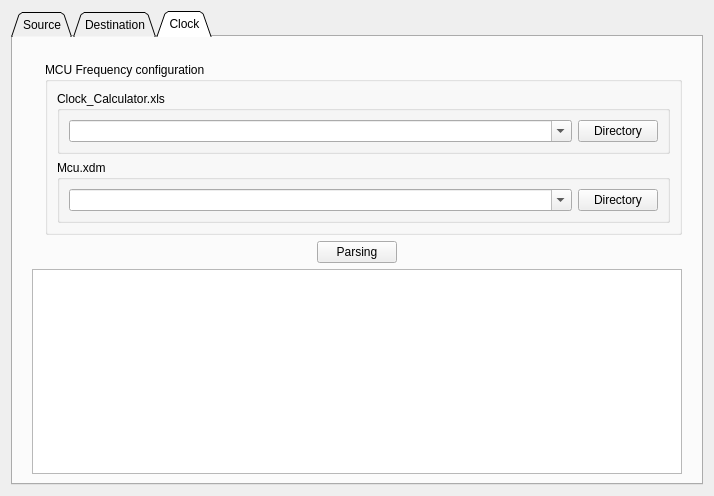
<?xml version="1.0" encoding="UTF-8"?>
<ui version="4.0">
 <class>Dialog</class>
 <widget class="QDialog" name="Dialog">
  <property name="enabled">
   <bool>true</bool>
  </property>
  <property name="geometry">
   <rect>
    <x>0</x>
    <y>0</y>
    <width>714</width>
    <height>496</height>
   </rect>
  </property>
  <property name="windowTitle">
   <string>SmartCopy V3.0.0</string>
  </property>
  <property name="windowIcon">
   <iconset>
    <normaloff>Ico/smart.ico</normaloff>Ico/smart.ico</iconset>
  </property>
  <layout class="QGridLayout" name="gridLayout_11">
   <item row="0" column="1">
    <widget class="QTabWidget" name="tabWidget">
     <property name="enabled">
      <bool>true</bool>
     </property>
     <property name="sizePolicy">
      <sizepolicy hsizetype="Preferred" vsizetype="Preferred">
       <horstretch>0</horstretch>
       <verstretch>0</verstretch>
      </sizepolicy>
     </property>
     <property name="tabShape">
      <enum>QTabWidget::Triangular</enum>
     </property>
     <property name="currentIndex">
      <number>2</number>
     </property>
     <property name="usesScrollButtons">
      <bool>true</bool>
     </property>
     <property name="tabsClosable">
      <bool>false</bool>
     </property>
     <widget class="QWidget" name="tabSource">
      <attribute name="title">
       <string>Source</string>
      </attribute>
      <layout class="QGridLayout" name="gridLayout">
       <item row="0" column="2">
        <spacer name="verticalSpacer_src1">
         <property name="orientation">
          <enum>Qt::Vertical</enum>
         </property>
         <property name="sizeType">
          <enum>QSizePolicy::Minimum</enum>
         </property>
         <property name="sizeHint" stdset="0">
          <size>
           <width>20</width>
           <height>10</height>
          </size>
         </property>
        </spacer>
       </item>
       <item row="2" column="1">
        <widget class="QTreeView" name="left_tree">
         <property name="enabled">
          <bool>true</bool>
         </property>
         <property name="sizePolicy">
          <sizepolicy hsizetype="Expanding" vsizetype="Expanding">
           <horstretch>0</horstretch>
           <verstretch>0</verstretch>
          </sizepolicy>
         </property>
         <property name="minimumSize">
          <size>
           <width>0</width>
           <height>250</height>
          </size>
         </property>
        </widget>
       </item>
       <item row="2" column="3">
        <widget class="QTreeView" name="right_tree">
         <property name="minimumSize">
          <size>
           <width>0</width>
           <height>250</height>
          </size>
         </property>
        </widget>
       </item>
       <item row="2" column="2">
        <layout class="QGridLayout" name="gridLayout_12">
         <item row="0" column="0">
          <spacer name="verticalSpacer">
           <property name="orientation">
            <enum>Qt::Vertical</enum>
           </property>
           <property name="sizeHint" stdset="0">
            <size>
             <width>20</width>
             <height>30</height>
            </size>
           </property>
          </spacer>
         </item>
         <item row="1" column="0">
          <widget class="QPushButton" name="leftright_button">
           <property name="sizePolicy">
            <sizepolicy hsizetype="Expanding" vsizetype="Maximum">
             <horstretch>0</horstretch>
             <verstretch>0</verstretch>
            </sizepolicy>
           </property>
           <property name="minimumSize">
            <size>
             <width>70</width>
             <height>0</height>
            </size>
           </property>
           <property name="maximumSize">
            <size>
             <width>70</width>
             <height>16777215</height>
            </size>
           </property>
           <property name="text">
            <string/>
           </property>
           <property name="icon">
            <iconset>
             <normaloff>Ico/config_add.gif</normaloff>Ico/config_add.gif</iconset>
           </property>
          </widget>
         </item>
         <item row="2" column="0">
          <widget class="QPushButton" name="rightleft_button">
           <property name="sizePolicy">
            <sizepolicy hsizetype="Minimum" vsizetype="Maximum">
             <horstretch>0</horstretch>
             <verstretch>0</verstretch>
            </sizepolicy>
           </property>
           <property name="minimumSize">
            <size>
             <width>70</width>
             <height>0</height>
            </size>
           </property>
           <property name="maximumSize">
            <size>
             <width>70</width>
             <height>16777215</height>
            </size>
           </property>
           <property name="text">
            <string/>
           </property>
           <property name="icon">
            <iconset>
             <normaloff>Ico/config_delete.gif</normaloff>Ico/config_delete.gif</iconset>
           </property>
          </widget>
         </item>
         <item row="3" column="0">
          <spacer name="verticalSpacer_2">
           <property name="orientation">
            <enum>Qt::Vertical</enum>
           </property>
           <property name="sizeHint" stdset="0">
            <size>
             <width>20</width>
             <height>40</height>
            </size>
           </property>
          </spacer>
         </item>
        </layout>
       </item>
       <item row="3" column="1" colspan="3">
        <widget class="QPlainTextEdit" name="progresstxt_source"/>
       </item>
       <item row="1" column="1" colspan="3">
        <widget class="QGroupBox" name="McalgroupBox">
         <property name="sizePolicy">
          <sizepolicy hsizetype="Minimum" vsizetype="Maximum">
           <horstretch>0</horstretch>
           <verstretch>0</verstretch>
          </sizepolicy>
         </property>
         <property name="minimumSize">
          <size>
           <width>600</width>
           <height>0</height>
          </size>
         </property>
         <property name="title">
          <string>MCAL Installed</string>
         </property>
         <layout class="QGridLayout" name="gridLayout_8">
          <item row="0" column="1">
           <widget class="QPushButton" name="McalDirButton">
            <property name="sizePolicy">
             <sizepolicy hsizetype="Maximum" vsizetype="Preferred">
              <horstretch>0</horstretch>
              <verstretch>0</verstretch>
             </sizepolicy>
            </property>
            <property name="text">
             <string>Directory</string>
            </property>
           </widget>
          </item>
          <item row="0" column="0">
           <widget class="QComboBox" name="McalComboBox">
            <property name="sizePolicy">
             <sizepolicy hsizetype="Preferred" vsizetype="Preferred">
              <horstretch>0</horstretch>
              <verstretch>0</verstretch>
             </sizepolicy>
            </property>
            <property name="editable">
             <bool>true</bool>
            </property>
           </widget>
          </item>
         </layout>
        </widget>
       </item>
       <item row="1" column="4" rowspan="3">
        <spacer name="horizontalSpacer_src2">
         <property name="orientation">
          <enum>Qt::Horizontal</enum>
         </property>
         <property name="sizeType">
          <enum>QSizePolicy::Minimum</enum>
         </property>
         <property name="sizeHint" stdset="0">
          <size>
           <width>10</width>
           <height>20</height>
          </size>
         </property>
        </spacer>
       </item>
       <item row="1" column="0" rowspan="3">
        <spacer name="horizontalSpacer_src1">
         <property name="orientation">
          <enum>Qt::Horizontal</enum>
         </property>
         <property name="sizeType">
          <enum>QSizePolicy::Minimum</enum>
         </property>
         <property name="sizeHint" stdset="0">
          <size>
           <width>10</width>
           <height>20</height>
          </size>
         </property>
        </spacer>
       </item>
      </layout>
     </widget>
     <widget class="QWidget" name="tabDestination">
      <attribute name="title">
       <string>Destination</string>
      </attribute>
      <layout class="QGridLayout" name="gridLayout_3">
       <item row="2" column="1" colspan="2">
        <layout class="QHBoxLayout" name="horizontalLayout">
         <property name="spacing">
          <number>6</number>
         </property>
         <item>
          <spacer name="horizontalSpacer">
           <property name="orientation">
            <enum>Qt::Horizontal</enum>
           </property>
           <property name="sizeType">
            <enum>QSizePolicy::Minimum</enum>
           </property>
           <property name="sizeHint" stdset="0">
            <size>
             <width>200</width>
             <height>20</height>
            </size>
           </property>
          </spacer>
         </item>
         <item>
          <widget class="QPushButton" name="CopyButton">
           <property name="sizePolicy">
            <sizepolicy hsizetype="Fixed" vsizetype="Fixed">
             <horstretch>75</horstretch>
             <verstretch>0</verstretch>
            </sizepolicy>
           </property>
           <property name="text">
            <string>Copy</string>
           </property>
          </widget>
         </item>
         <item>
          <spacer name="horizontalSpacer_2">
           <property name="orientation">
            <enum>Qt::Horizontal</enum>
           </property>
           <property name="sizeType">
            <enum>QSizePolicy::Minimum</enum>
           </property>
           <property name="sizeHint" stdset="0">
            <size>
             <width>200</width>
             <height>20</height>
            </size>
           </property>
          </spacer>
         </item>
        </layout>
       </item>
       <item row="3" column="1" colspan="2">
        <widget class="QPlainTextEdit" name="progresstxt_dest"/>
       </item>
       <item row="1" column="1">
        <widget class="QGroupBox" name="DestgroupBox">
         <property name="sizePolicy">
          <sizepolicy hsizetype="Minimum" vsizetype="Maximum">
           <horstretch>0</horstretch>
           <verstretch>0</verstretch>
          </sizepolicy>
         </property>
         <property name="title">
          <string>Destination</string>
         </property>
         <layout class="QVBoxLayout" name="verticalLayout_5">
          <item>
           <widget class="QGroupBox" name="groupBox">
            <property name="sizePolicy">
             <sizepolicy hsizetype="Minimum" vsizetype="Maximum">
              <horstretch>0</horstretch>
              <verstretch>0</verstretch>
             </sizepolicy>
            </property>
            <property name="title">
             <string>Compiler &quot;Include path&quot; configuration</string>
            </property>
            <layout class="QGridLayout" name="gridLayout_4">
             <item row="0" column="1">
              <widget class="QComboBox" name="ProjectComboBox">
               <property name="sizePolicy">
                <sizepolicy hsizetype="Expanding" vsizetype="Expanding">
                 <horstretch>250</horstretch>
                 <verstretch>0</verstretch>
                </sizepolicy>
               </property>
               <property name="toolTip">
                <string>&lt;html&gt;&lt;head/&gt;&lt;body&gt;&lt;p&gt;The project top folder path&lt;/p&gt;&lt;/body&gt;&lt;/html&gt;</string>
               </property>
               <property name="whatsThis">
                <string>The project top folder path</string>
               </property>
               <property name="editable">
                <bool>true</bool>
               </property>
              </widget>
             </item>
             <item row="0" column="2">
              <widget class="QPushButton" name="ProjectDirButton">
               <property name="sizePolicy">
                <sizepolicy hsizetype="Maximum" vsizetype="Expanding">
                 <horstretch>75</horstretch>
                 <verstretch>0</verstretch>
                </sizepolicy>
               </property>
               <property name="text">
                <string>Directory</string>
               </property>
              </widget>
             </item>
             <item row="0" column="0">
              <widget class="QCheckBox" name="PorjectCheckBox">
               <property name="toolTip">
                <string>&lt;html&gt;&lt;head/&gt;&lt;body&gt;&lt;p&gt;Include path which is a property of compiler will be configured by smartcopy&lt;/p&gt;&lt;/body&gt;&lt;/html&gt;</string>
               </property>
               <property name="statusTip">
                <string/>
               </property>
               <property name="whatsThis">
                <string>&lt;html&gt;&lt;head/&gt;&lt;body&gt;&lt;p&gt;Include path which is a property of compiler will be configured by smartcopy&lt;/p&gt;&lt;/body&gt;&lt;/html&gt;</string>
               </property>
               <property name="text">
                <string>Enable</string>
               </property>
               <property name="checked">
                <bool>true</bool>
               </property>
              </widget>
             </item>
            </layout>
           </widget>
          </item>
          <item>
           <widget class="QGroupBox" name="ModulegroupBox">
            <property name="sizePolicy">
             <sizepolicy hsizetype="Expanding" vsizetype="Expanding">
              <horstretch>0</horstretch>
              <verstretch>0</verstretch>
             </sizepolicy>
            </property>
            <property name="title">
             <string>Module</string>
            </property>
            <layout class="QGridLayout" name="gridLayout_6">
             <item row="0" column="0">
              <widget class="QComboBox" name="ModuleComboBox">
               <property name="sizePolicy">
                <sizepolicy hsizetype="Expanding" vsizetype="Expanding">
                 <horstretch>250</horstretch>
                 <verstretch>0</verstretch>
                </sizepolicy>
               </property>
               <property name="editable">
                <bool>true</bool>
               </property>
              </widget>
             </item>
             <item row="0" column="1">
              <widget class="QPushButton" name="ModuleDirButton">
               <property name="sizePolicy">
                <sizepolicy hsizetype="Maximum" vsizetype="Expanding">
                 <horstretch>75</horstretch>
                 <verstretch>0</verstretch>
                </sizepolicy>
               </property>
               <property name="toolTip">
                <string>&lt;html&gt;&lt;head/&gt;&lt;body&gt;&lt;p&gt;Selected BASIC MODULE, MODULELIST copy path&lt;/p&gt;&lt;/body&gt;&lt;/html&gt;</string>
               </property>
               <property name="text">
                <string>Directory</string>
               </property>
              </widget>
             </item>
            </layout>
           </widget>
          </item>
          <item>
           <widget class="QGroupBox" name="SmodulegroupBox_3">
            <property name="sizePolicy">
             <sizepolicy hsizetype="Expanding" vsizetype="Expanding">
              <horstretch>0</horstretch>
              <verstretch>0</verstretch>
             </sizepolicy>
            </property>
            <property name="title">
             <string>Integration &amp;&amp; Irq</string>
            </property>
            <layout class="QGridLayout" name="gridLayout_7">
             <item row="0" column="0">
              <widget class="QComboBox" name="SrvComboBox">
               <property name="sizePolicy">
                <sizepolicy hsizetype="Expanding" vsizetype="Expanding">
                 <horstretch>250</horstretch>
                 <verstretch>0</verstretch>
                </sizepolicy>
               </property>
               <property name="editable">
                <bool>true</bool>
               </property>
              </widget>
             </item>
             <item row="0" column="1">
              <widget class="QPushButton" name="SmoduleDirButton">
               <property name="sizePolicy">
                <sizepolicy hsizetype="Maximum" vsizetype="Expanding">
                 <horstretch>75</horstretch>
                 <verstretch>0</verstretch>
                </sizepolicy>
               </property>
               <property name="toolTip">
                <string>&lt;html&gt;&lt;head/&gt;&lt;body&gt;&lt;p&gt;Selected SERVICE MODULE copy path&lt;/p&gt;&lt;/body&gt;&lt;/html&gt;</string>
               </property>
               <property name="text">
                <string>Directory</string>
               </property>
              </widget>
             </item>
            </layout>
           </widget>
          </item>
         </layout>
        </widget>
       </item>
       <item row="0" column="1">
        <spacer name="verticalSpacer_dest1">
         <property name="orientation">
          <enum>Qt::Vertical</enum>
         </property>
         <property name="sizeType">
          <enum>QSizePolicy::Minimum</enum>
         </property>
         <property name="sizeHint" stdset="0">
          <size>
           <width>20</width>
           <height>10</height>
          </size>
         </property>
        </spacer>
       </item>
       <item row="0" column="3" rowspan="4">
        <spacer name="horizontalSpacer_dest2">
         <property name="orientation">
          <enum>Qt::Horizontal</enum>
         </property>
         <property name="sizeType">
          <enum>QSizePolicy::Minimum</enum>
         </property>
         <property name="sizeHint" stdset="0">
          <size>
           <width>10</width>
           <height>20</height>
          </size>
         </property>
        </spacer>
       </item>
       <item row="1" column="0" rowspan="3">
        <spacer name="horizontalSpacer_dest1">
         <property name="orientation">
          <enum>Qt::Horizontal</enum>
         </property>
         <property name="sizeType">
          <enum>QSizePolicy::Minimum</enum>
         </property>
         <property name="sizeHint" stdset="0">
          <size>
           <width>10</width>
           <height>20</height>
          </size>
         </property>
        </spacer>
       </item>
      </layout>
     </widget>
     <widget class="QWidget" name="tabClock">
      <attribute name="title">
       <string>Clock</string>
      </attribute>
      <layout class="QGridLayout" name="gridLayout_2">
       <item row="1" column="1">
        <widget class="QLabel" name="label_pic">
         <property name="enabled">
          <bool>true</bool>
         </property>
         <property name="sizePolicy">
          <sizepolicy hsizetype="Fixed" vsizetype="Fixed">
           <horstretch>0</horstretch>
           <verstretch>0</verstretch>
          </sizepolicy>
         </property>
         <property name="maximumSize">
          <size>
           <width>100</width>
           <height>100</height>
          </size>
         </property>
         <property name="text">
          <string/>
         </property>
         <property name="pixmap">
          <pixmap>Ico/clock.jpg</pixmap>
         </property>
         <property name="scaledContents">
          <bool>true</bool>
         </property>
        </widget>
       </item>
       <item row="1" column="2">
        <widget class="QGroupBox" name="DestgroupBox_2">
         <property name="sizePolicy">
          <sizepolicy hsizetype="Minimum" vsizetype="Maximum">
           <horstretch>0</horstretch>
           <verstretch>0</verstretch>
          </sizepolicy>
         </property>
         <property name="title">
          <string>MCU Frequency configuration</string>
         </property>
         <layout class="QGridLayout" name="gridLayout_5">
          <item row="1" column="0">
           <widget class="QGroupBox" name="SmodulegroupBox_4">
            <property name="sizePolicy">
             <sizepolicy hsizetype="Expanding" vsizetype="Expanding">
              <horstretch>0</horstretch>
              <verstretch>0</verstretch>
             </sizepolicy>
            </property>
            <property name="title">
             <string>Mcu.xdm</string>
            </property>
            <layout class="QGridLayout" name="gridLayout_10">
             <item row="0" column="1">
              <widget class="QPushButton" name="McuXdm_DirButton">
               <property name="sizePolicy">
                <sizepolicy hsizetype="Maximum" vsizetype="Expanding">
                 <horstretch>75</horstretch>
                 <verstretch>0</verstretch>
                </sizepolicy>
               </property>
               <property name="toolTip">
                <string>&lt;html&gt;&lt;head/&gt;&lt;body&gt;&lt;p&gt;Selected SERVICE MODULE copy path&lt;/p&gt;&lt;/body&gt;&lt;/html&gt;</string>
               </property>
               <property name="text">
                <string>Directory</string>
               </property>
              </widget>
             </item>
             <item row="0" column="0">
              <widget class="QComboBox" name="McuXdmComboBox">
               <property name="sizePolicy">
                <sizepolicy hsizetype="Expanding" vsizetype="Expanding">
                 <horstretch>250</horstretch>
                 <verstretch>0</verstretch>
                </sizepolicy>
               </property>
               <property name="editable">
                <bool>true</bool>
               </property>
              </widget>
             </item>
            </layout>
           </widget>
          </item>
          <item row="0" column="0">
           <widget class="QGroupBox" name="ModulegroupBox_2">
            <property name="sizePolicy">
             <sizepolicy hsizetype="Expanding" vsizetype="Expanding">
              <horstretch>0</horstretch>
              <verstretch>0</verstretch>
             </sizepolicy>
            </property>
            <property name="title">
             <string>Clock_Calculator.xls</string>
            </property>
            <layout class="QGridLayout" name="gridLayout_9">
             <item row="0" column="1">
              <widget class="QPushButton" name="ClockXL_DirButton">
               <property name="sizePolicy">
                <sizepolicy hsizetype="Maximum" vsizetype="Expanding">
                 <horstretch>75</horstretch>
                 <verstretch>0</verstretch>
                </sizepolicy>
               </property>
               <property name="toolTip">
                <string>&lt;html&gt;&lt;head/&gt;&lt;body&gt;&lt;p&gt;Selected BASIC MODULE, MODULELIST copy path&lt;/p&gt;&lt;/body&gt;&lt;/html&gt;</string>
               </property>
               <property name="text">
                <string>Directory</string>
               </property>
              </widget>
             </item>
             <item row="0" column="0">
              <widget class="QComboBox" name="ClockXLComboBox">
               <property name="sizePolicy">
                <sizepolicy hsizetype="Expanding" vsizetype="Expanding">
                 <horstretch>250</horstretch>
                 <verstretch>0</verstretch>
                </sizepolicy>
               </property>
               <property name="editable">
                <bool>true</bool>
               </property>
              </widget>
             </item>
            </layout>
           </widget>
          </item>
         </layout>
        </widget>
       </item>
       <item row="2" column="1" colspan="2">
        <layout class="QHBoxLayout" name="horizontalLayout_2">
         <property name="spacing">
          <number>6</number>
         </property>
         <item>
          <spacer name="horizontalSpacer_3">
           <property name="orientation">
            <enum>Qt::Horizontal</enum>
           </property>
           <property name="sizeType">
            <enum>QSizePolicy::Minimum</enum>
           </property>
           <property name="sizeHint" stdset="0">
            <size>
             <width>200</width>
             <height>20</height>
            </size>
           </property>
          </spacer>
         </item>
         <item>
          <widget class="QPushButton" name="ParsingButton">
           <property name="sizePolicy">
            <sizepolicy hsizetype="Fixed" vsizetype="Fixed">
             <horstretch>75</horstretch>
             <verstretch>0</verstretch>
            </sizepolicy>
           </property>
           <property name="text">
            <string>Parsing</string>
           </property>
          </widget>
         </item>
         <item>
          <spacer name="horizontalSpacer_4">
           <property name="orientation">
            <enum>Qt::Horizontal</enum>
           </property>
           <property name="sizeType">
            <enum>QSizePolicy::Minimum</enum>
           </property>
           <property name="sizeHint" stdset="0">
            <size>
             <width>200</width>
             <height>20</height>
            </size>
           </property>
          </spacer>
         </item>
        </layout>
       </item>
       <item row="3" column="1" colspan="2">
        <widget class="QPlainTextEdit" name="Clkprogresstxt"/>
       </item>
       <item row="0" column="1" colspan="2">
        <spacer name="verticalSpacer_clk1">
         <property name="orientation">
          <enum>Qt::Vertical</enum>
         </property>
         <property name="sizeType">
          <enum>QSizePolicy::Maximum</enum>
         </property>
         <property name="sizeHint" stdset="0">
          <size>
           <width>5</width>
           <height>10</height>
          </size>
         </property>
        </spacer>
       </item>
       <item row="0" column="3" rowspan="4">
        <spacer name="horizontalSpacer_clk2">
         <property name="orientation">
          <enum>Qt::Horizontal</enum>
         </property>
         <property name="sizeType">
          <enum>QSizePolicy::Minimum</enum>
         </property>
         <property name="sizeHint" stdset="0">
          <size>
           <width>10</width>
           <height>20</height>
          </size>
         </property>
        </spacer>
       </item>
       <item row="0" column="0" rowspan="4">
        <spacer name="horizontalSpacer_clk1">
         <property name="orientation">
          <enum>Qt::Horizontal</enum>
         </property>
         <property name="sizeType">
          <enum>QSizePolicy::Minimum</enum>
         </property>
         <property name="sizeHint" stdset="0">
          <size>
           <width>10</width>
           <height>20</height>
          </size>
         </property>
        </spacer>
       </item>
      </layout>
     </widget>
    </widget>
   </item>
  </layout>
 </widget>
 <resources/>
 <connections/>
</ui>
